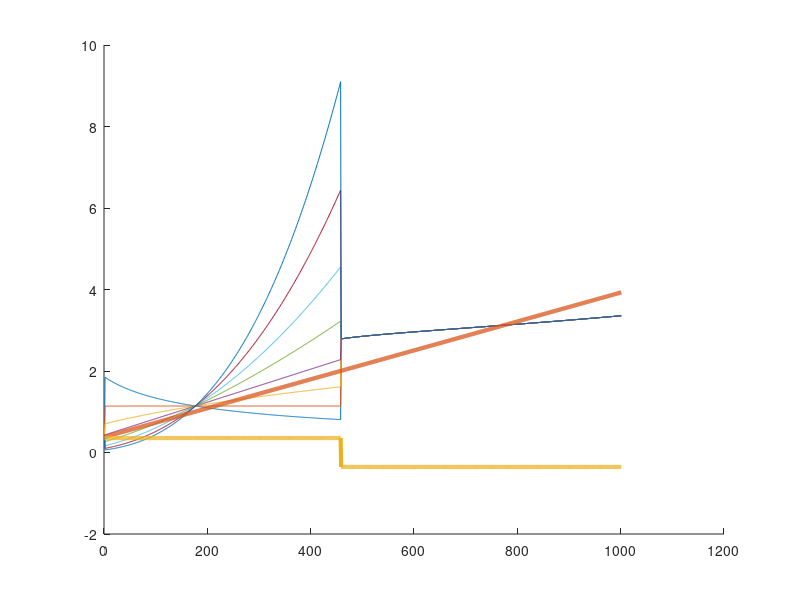

Write MATLAB code to recreate this figure. (Note: this script raises an error after producing the figure.)
clear all
close all
n_particles = 2;
t_max = 10;
dt = 0.01;
t_durn = 0:dt:t_max;


% particle params
m = 1;
k=0.75;
damping_frac = 0.9;
R = 10;

% 
diff_coef = 3.832e-10;
atomic_vol = 1.18e-7;
surface_energy = 2.5*0.01;
dihedral_angle = 146*(pi/180); % radians
density = 8920;
kT = 1.38e-23*1e3;

% initial vals
x = zeros(n_particles,length(t_durn));
y = zeros(n_particles,length(t_durn));

vx = zeros(n_particles,length(t_durn));
vy = zeros(n_particles,length(t_durn));

vrn_vec = zeros(1,length(t_durn));

force_e_x = zeros(1,length(t_durn));
force_e_y = zeros(1,length(t_durn));

force_d_x = zeros(1,length(t_durn));
force_d_y = zeros(1,length(t_durn));


force_v_x = zeros(1,length(t_durn));
force_v_y = zeros(1,length(t_durn));

force_s_x = zeros(1,length(t_durn));
force_s_y = zeros(1,length(t_durn));

force_total_x = zeros(1,length(t_durn));
force_total_y = zeros(1,length(t_durn));

a = zeros(1,length(t_durn));


forces_all_order = zeros(length(-0.5:0.5:3), length(t_durn));
e_forces_all_order = zeros(length(-0.5:0.5:3), length(t_durn));
d_forces_all_order = zeros(length(-0.5:0.5:3), length(t_durn));
v_forces_all_order = zeros(length(-0.5:0.5:3), length(t_durn));
s_forces_all_order = zeros(length(-0.5:0.5:3), length(t_durn));


% intialise
x(1,1) = rand;
x(2,1) = rand;

y(1,1) = rand;
y(2,1) = rand;

d = sqrt( (x(1,1) - x(2,1))^2  +  (y(1,1) - y(2,1))^2 );
if d >= 2*R
    while d > 2*R
        x(1,1) = rand;
        x(2,1) = rand;
        
        y(1,1) = rand;
        y(2,1) = rand;
        
        d = sqrt( (x(1,1) - x(2,1))^2  +  (y(1,1) - y(2,1))^2 );
    end
end

vx(1,1) = rand;
vx(2,1) = rand;

vy(1,1) = rand;
vy(2,1) = rand;
% initialize   
t=2; ord = 1;
    d = sqrt( (x(1,t-1) - x(2,t-1))^2  +  (y(1,t-1) - y(2,t-1))^2 );
    force_e = k*(d^ord);
    dx = ( x(1,t-1) - x(2,t-1) );
    dy = ( y(1,t-1) - y(2,t-1) );
    force_e_x(t-1) = force_e*(abs(dx)/d);
    force_e_y(t-1) = force_e*(abs(dy)/d);

    v1x = vx(1,t-1);
    v1y = vy(1,t-1);

    v2x = vx(2,t-1);
    v2y = vy(2,t-1);

    unit_vec = [dx, dy]./d;
    v1n = v1x*unit_vec(1) + v1y*unit_vec(2);
    v2n = v2x*unit_vec(1) + v2y*unit_vec(2);
    vrn = v1n - v2n;
    vrn_vec(t-1) = vrn;

    %     force_d = damping_frac*sqrt(2*m*k)*vrn;
% according to other paper, so that penetration power can be kept at both
% terms
    force_d = damping_frac*(d^ord)*sqrt(2*m*k)*vrn;
    force_d_x(t-1) = force_d*(abs(dx)/d);
    force_d_y(t-1) = force_d*(abs(dy)/d);

    force_total_x(t-1) = force_e_x(t-1) + force_d_x(t-1);
    force_total_y(t-1) = force_e_y(t-1) + force_d_y(t-1);

figure
hold on
 for ord=-0.5:0.5:3
 
 for t=2:length(t_durn)
    d = sqrt( (x(1,t-1) - x(2,t-1))^2  +  (y(1,t-1) - y(2,t-1))^2 );
   
    if d < R/5
            force_e = k*(d^ord);
            dx = ( x(1,t-1) - x(2,t-1) );
            dy = ( y(1,t-1) - y(2,t-1) );
            force_e_x(t) = force_e*(abs(dx)/d);
            force_e_y(t) = force_e*(abs(dy)/d);
        
        
            v1x = vx(1,t-1);
            v1y = vy(1,t-1);
        
            v2x = vx(2,t-1);
            v2y = vy(2,t-1);
        
            unit_vec = [dx, dy]./d;
            v1n = v1x*unit_vec(1) + v1y*unit_vec(2);
            v2n = v2x*unit_vec(1) + v2y*unit_vec(2);
            vrn = v1n - v2n;
            vrn_vec(t) = vrn;
        %     force_d = damping_frac*sqrt(2*m*k)*vrn;
        % according to other paper, so that penetration power can be kept at both
        % terms
            force_d = damping_frac*(d^ord)*sqrt(2*m*k)*vrn;
            force_d_x(t) = force_d*(abs(dx)/d);
            force_d_y(t) = force_d*(abs(dy)/d);
        
            force_total_x(t) = force_e_x(t) + force_d_x(t);
            force_total_y(t) = force_e_y(t) + force_d_y(t);
            
            e_forces_all_order(ord*2 + 2,:) = sqrt( (force_e_x).^2 + (force_e_y).^2  );
            d_forces_all_order(ord*2 + 2,:) = sqrt( (force_d_x).^2 + (force_d_y).^2  );
    else % d > r/2 else
                if a(t-1) == 0
                     a(t-1) = 1.5*rand;               
                end
                
                force_v = (pi*(a(t-1)^4))/(8*((diff_coef*atomic_vol)/(kT)));
                dx = ( x(1,t-1) - x(2,t-1) );
                dy = ( y(1,t-1) - y(2,t-1) );
                force_v_x(t) = force_v*(abs(dx)/d);
                force_v_y(t) = force_v*(abs(dy)/d);


                v1x = vx(1,t-1);
                v1y = vy(1,t-1);
            
                v2x = vx(2,t-1);
                v2y = vy(2,t-1);

                unit_vec = [-dx, -dy]./d;
                v1n = v1x*unit_vec(1) + v1y*unit_vec(2);
                v2n = v2x*unit_vec(1) + v2y*unit_vec(2);
                vrn = v1n - v2n;
                vrn_vec(t) = vrn;
                a(t) = sqrt(a(t-1)^2 -  2*R*vrn*dt);
                
                force_s = pi*(surface_energy)*(4*R*( 1 - 0.5*cos(dihedral_angle/2) ) + a(t-1)*sin(dihedral_angle/2) );
                force_s_x(t) = force_s*(abs(dx)/d);
                force_s_y(t) = force_s*(abs(dy)/d);
                    
                
                force_total_x(t) = force_v_x(t) + force_s_x(t);
                force_total_y(t) = force_v_y(t) + force_s_y(t);
                
                %%%
%                     if force_s_x(t) > 10
%                         disp(ord)
%                     end
%                     if force_s_y(t) > 10
%                         disp(ord)
%                     end

                %%%
v_forces_all_order(ord*2 + 2,:) = sqrt( (force_v_x).^2 + (force_v_y).^2  );
 s_forces_all_order(ord*2 + 2,:) = sqrt( (force_s_x).^2 + (force_s_y).^2  );


    end % d > r/2

    for n=1:n_particles
        vx(n,t) =  vx(n,t-1)+ (  (-1^n)*(force_total_x(t))/m   )*dt;
        vy(n,t) =  vy(n,t-1) + (  (-1^n)*(force_total_y(t))/m   )*dt;
    end
    
    for n=1:n_particles
        x(n,t) = x(n,t-1) + vx(n,t)*dt;
        y(n,t) = y(n,t-1) + vy(n,t)*dt;
    end
 end % t
%  plot(sqrt( (force_e_x + force_d_x).^2 + (force_e_y + force_d_y).^2  ))
 plot(sqrt( (force_total_x).^2 + (force_total_y).^2  ))
 forces_all_order(ord*2 + 2,:) = sqrt( (force_total_x).^2 + (force_total_y).^2  ); 
 
 

 end% end of ord
    plot( sqrt( (x(1,:)-x(2,:)).^2 + (y(1,:)-y(2,:)).^2 ), 'LineWidth',3 )
    plot(vrn_vec,'LineWidth',3)
    yline(2)
    legend([strsplit(num2str(-0.5:0.5:3)), 'dist', 'vrn'])
%     ylim([0, 5])
%     xlim([0. 5])
    title('forces')
    hold off

    figure
        imagesc(forces_all_order)
        title('all forces')
        colorbar()
    figure
        imagesc(e_forces_all_order)
        title('e forces')
        colorbar()
    figure
        imagesc(d_forces_all_order)
        title('d forces')
        colorbar()
    figure
        imagesc(v_forces_all_order)
        title('v forces')
        colorbar()
    figure
        imagesc(s_forces_all_order)
        title('s forces')
        colorbar()
        
    
        

 
